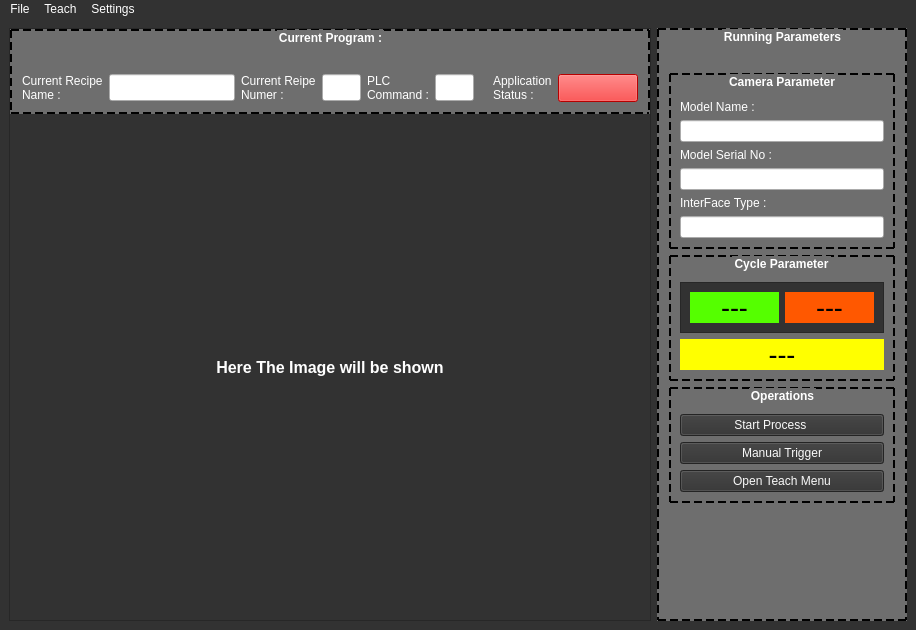
<?xml version="1.0" encoding="UTF-8"?>
<ui version="4.0">
 <class>VisionApp</class>
 <widget class="QMainWindow" name="VisionApp">
  <property name="geometry">
   <rect>
    <x>0</x>
    <y>0</y>
    <width>916</width>
    <height>630</height>
   </rect>
  </property>
  <property name="font">
   <font>
    <bold>false</bold>
   </font>
  </property>
  <property name="windowTitle">
   <string>Vision System</string>
  </property>
  <property name="styleSheet">
   <string notr="true">QWidget{
	color:white;
	background-color: rgb(50, 50, 50);
}</string>
  </property>
  <property name="unifiedTitleAndToolBarOnMac">
   <bool>true</bool>
  </property>
  <widget class="QWidget" name="centralwidget">
   <property name="styleSheet">
    <string notr="true">QWidget{
	background-color: rgb(50, 50, 50);
}</string>
   </property>
   <layout class="QHBoxLayout" name="horizontalLayout">
    <item>
     <widget class="QFrame" name="frame_2">
      <property name="sizePolicy">
       <sizepolicy hsizetype="Expanding" vsizetype="Preferred">
        <horstretch>0</horstretch>
        <verstretch>0</verstretch>
       </sizepolicy>
      </property>
      <property name="frameShape">
       <enum>QFrame::Shape::StyledPanel</enum>
      </property>
      <property name="frameShadow">
       <enum>QFrame::Shadow::Raised</enum>
      </property>
      <layout class="QVBoxLayout" name="verticalLayout_4">
       <property name="spacing">
        <number>0</number>
       </property>
       <property name="leftMargin">
        <number>0</number>
       </property>
       <property name="topMargin">
        <number>0</number>
       </property>
       <property name="rightMargin">
        <number>0</number>
       </property>
       <property name="bottomMargin">
        <number>0</number>
       </property>
       <item>
        <widget class="QGroupBox" name="groupBox_5">
         <property name="font">
          <font>
           <bold>true</bold>
          </font>
         </property>
         <property name="styleSheet">
          <string notr="true">QGroupBox{
	border:2px dashed black;
	color: rgb(255, 255, 255);
	background-color: rgb(110, 110, 110);
}

QLabel{
	color: rgb(255, 255, 255);
	background-color:none;
}

QLineEdit{
	color:rgb(6, 6, 6);
	background-color:none;
}</string>
         </property>
         <property name="title">
          <string>Current Program :</string>
         </property>
         <property name="alignment">
          <set>Qt::AlignmentFlag::AlignCenter</set>
         </property>
         <layout class="QHBoxLayout" name="horizontalLayout_4">
          <property name="topMargin">
           <number>25</number>
          </property>
          <item>
           <widget class="QLabel" name="label_7">
            <property name="text">
             <string>Current Recipe
Name :</string>
            </property>
           </widget>
          </item>
          <item>
           <widget class="QLineEdit" name="lineEdit_4">
            <property name="font">
             <font>
              <pointsize>12</pointsize>
              <bold>true</bold>
             </font>
            </property>
            <property name="text">
             <string/>
            </property>
           </widget>
          </item>
          <item>
           <widget class="QLabel" name="label_12">
            <property name="text">
             <string>Current Reipe
Numer :</string>
            </property>
           </widget>
          </item>
          <item>
           <widget class="QLineEdit" name="lineEdit_5">
            <property name="maximumSize">
             <size>
              <width>72</width>
              <height>16777215</height>
             </size>
            </property>
            <property name="font">
             <font>
              <pointsize>12</pointsize>
              <bold>true</bold>
             </font>
            </property>
            <property name="text">
             <string/>
            </property>
           </widget>
          </item>
          <item>
           <widget class="QLabel" name="label_14">
            <property name="text">
             <string>PLC
Command :</string>
            </property>
           </widget>
          </item>
          <item>
           <widget class="QLineEdit" name="lineEdit_6">
            <property name="maximumSize">
             <size>
              <width>72</width>
              <height>16777215</height>
             </size>
            </property>
            <property name="font">
             <font>
              <pointsize>12</pointsize>
              <bold>true</bold>
             </font>
            </property>
            <property name="text">
             <string/>
            </property>
           </widget>
          </item>
          <item>
           <widget class="QLabel" name="label_13">
            <property name="text">
             <string/>
            </property>
           </widget>
          </item>
          <item>
           <widget class="QLabel" name="label_11">
            <property name="text">
             <string>Application
Status :</string>
            </property>
           </widget>
          </item>
          <item alignment="Qt::AlignmentFlag::AlignLeft">
           <widget class="QPushButton" name="pushButton_3">
            <property name="enabled">
             <bool>true</bool>
            </property>
            <property name="sizePolicy">
             <sizepolicy hsizetype="Expanding" vsizetype="Minimum">
              <horstretch>0</horstretch>
              <verstretch>0</verstretch>
             </sizepolicy>
            </property>
            <property name="minimumSize">
             <size>
              <width>80</width>
              <height>0</height>
             </size>
            </property>
            <property name="styleSheet">
             <string notr="true">QPushButton{
	
	background-color: rgb(255, 0, 0);
}</string>
            </property>
            <property name="text">
             <string/>
            </property>
           </widget>
          </item>
         </layout>
        </widget>
       </item>
       <item>
        <widget class="QLabel" name="OutputImage">
         <property name="sizePolicy">
          <sizepolicy hsizetype="Preferred" vsizetype="Expanding">
           <horstretch>0</horstretch>
           <verstretch>0</verstretch>
          </sizepolicy>
         </property>
         <property name="font">
          <font>
           <pointsize>12</pointsize>
           <bold>true</bold>
          </font>
         </property>
         <property name="styleSheet">
          <string notr="true">QLabel{
	color:white;
}</string>
         </property>
         <property name="text">
          <string>Here The Image will be shown</string>
         </property>
         <property name="alignment">
          <set>Qt::AlignmentFlag::AlignCenter</set>
         </property>
        </widget>
       </item>
      </layout>
     </widget>
    </item>
    <item alignment="Qt::AlignmentFlag::AlignRight">
     <widget class="QGroupBox" name="groupBox">
      <property name="minimumSize">
       <size>
        <width>250</width>
        <height>0</height>
       </size>
      </property>
      <property name="font">
       <font>
        <bold>true</bold>
       </font>
      </property>
      <property name="styleSheet">
       <string notr="true">QGroupBox{
	border:2px dashed black;
	color: rgb(255, 255, 255);
	background-color: rgb(110, 110, 110);
}

QLabel{
	color: rgb(255, 255, 255);
	background-color:none;
}

QLineEdit{
	color:rgb(16, 255, 12);
	background-color:none;
}</string>
      </property>
      <property name="title">
       <string>Running Parameters</string>
      </property>
      <property name="alignment">
       <set>Qt::AlignmentFlag::AlignCenter</set>
      </property>
      <layout class="QVBoxLayout" name="verticalLayout_3">
       <property name="topMargin">
        <number>25</number>
       </property>
       <item>
        <widget class="QGroupBox" name="groupBox_2">
         <property name="font">
          <font>
           <bold>true</bold>
          </font>
         </property>
         <property name="title">
          <string>Camera Parameter</string>
         </property>
         <property name="alignment">
          <set>Qt::AlignmentFlag::AlignCenter</set>
         </property>
         <layout class="QVBoxLayout" name="verticalLayout">
          <property name="topMargin">
           <number>25</number>
          </property>
          <item>
           <widget class="QLabel" name="label_2">
            <property name="text">
             <string>Model Name :</string>
            </property>
           </widget>
          </item>
          <item>
           <widget class="QLineEdit" name="lineEdit">
            <property name="alignment">
             <set>Qt::AlignmentFlag::AlignCenter</set>
            </property>
            <property name="readOnly">
             <bool>true</bool>
            </property>
           </widget>
          </item>
          <item>
           <widget class="QLabel" name="label_3">
            <property name="text">
             <string>Model Serial No :</string>
            </property>
           </widget>
          </item>
          <item>
           <widget class="QLineEdit" name="lineEdit_2">
            <property name="alignment">
             <set>Qt::AlignmentFlag::AlignCenter</set>
            </property>
            <property name="readOnly">
             <bool>true</bool>
            </property>
           </widget>
          </item>
          <item>
           <widget class="QLabel" name="label_4">
            <property name="text">
             <string>InterFace Type :</string>
            </property>
           </widget>
          </item>
          <item>
           <widget class="QLineEdit" name="lineEdit_3">
            <property name="alignment">
             <set>Qt::AlignmentFlag::AlignCenter</set>
            </property>
            <property name="readOnly">
             <bool>true</bool>
            </property>
           </widget>
          </item>
         </layout>
         <zorder>lineEdit</zorder>
         <zorder>label_2</zorder>
         <zorder>label_3</zorder>
         <zorder>label_4</zorder>
         <zorder>lineEdit_2</zorder>
         <zorder>lineEdit_3</zorder>
        </widget>
       </item>
       <item>
        <widget class="QGroupBox" name="groupBox_3">
         <property name="font">
          <font>
           <bold>true</bold>
          </font>
         </property>
         <property name="title">
          <string>Cycle Parameter</string>
         </property>
         <property name="alignment">
          <set>Qt::AlignmentFlag::AlignCenter</set>
         </property>
         <layout class="QVBoxLayout" name="verticalLayout_2">
          <property name="topMargin">
           <number>25</number>
          </property>
          <item>
           <widget class="QFrame" name="frame">
            <property name="frameShape">
             <enum>QFrame::Shape::StyledPanel</enum>
            </property>
            <property name="frameShadow">
             <enum>QFrame::Shadow::Raised</enum>
            </property>
            <layout class="QHBoxLayout" name="horizontalLayout_2">
             <item>
              <widget class="QLabel" name="label">
               <property name="font">
                <font>
                 <pointsize>20</pointsize>
                </font>
               </property>
               <property name="styleSheet">
                <string notr="true">QLabel{
	color:black;
	background-color: rgb(85, 255, 0);
}</string>
               </property>
               <property name="text">
                <string>---</string>
               </property>
               <property name="alignment">
                <set>Qt::AlignmentFlag::AlignCenter</set>
               </property>
              </widget>
             </item>
             <item>
              <widget class="QLabel" name="label_5">
               <property name="font">
                <font>
                 <pointsize>20</pointsize>
                </font>
               </property>
               <property name="styleSheet">
                <string notr="true">QLabel{
		color:black;
	background-color: rgb(255, 88, 0);
}</string>
               </property>
               <property name="text">
                <string>---</string>
               </property>
               <property name="alignment">
                <set>Qt::AlignmentFlag::AlignCenter</set>
               </property>
              </widget>
             </item>
            </layout>
           </widget>
          </item>
          <item>
           <widget class="QLabel" name="label_6">
            <property name="font">
             <font>
              <pointsize>20</pointsize>
             </font>
            </property>
            <property name="styleSheet">
             <string notr="true">QLabel{
	color:black;
	background-color: rgb(255, 255, 0);
}</string>
            </property>
            <property name="text">
             <string>---</string>
            </property>
            <property name="alignment">
             <set>Qt::AlignmentFlag::AlignCenter</set>
            </property>
           </widget>
          </item>
         </layout>
        </widget>
       </item>
       <item>
        <widget class="QGroupBox" name="groupBox_4">
         <property name="font">
          <font>
           <bold>true</bold>
          </font>
         </property>
         <property name="title">
          <string>Operations</string>
         </property>
         <property name="alignment">
          <set>Qt::AlignmentFlag::AlignCenter</set>
         </property>
         <layout class="QVBoxLayout" name="verticalLayout_5">
          <property name="topMargin">
           <number>25</number>
          </property>
          <item>
           <widget class="QPushButton" name="pushButton_4">
            <property name="styleSheet">
             <string notr="true">QPushButton{
	color: rgb(249, 249, 249);
}

QPushButton::hover{
	background-color: rgb(130, 130, 130);
}

QPushButton::checked{
	background-color: rgb(124, 255, 64);
}</string>
            </property>
            <property name="text">
             <string> Start Process        </string>
            </property>
            <property name="icon">
             <iconset resource="StaticAssets.qrc">
              <normaloff>:/Icons/Assets/Icons/icons8-start-64.png</normaloff>:/Icons/Assets/Icons/icons8-start-64.png</iconset>
            </property>
            <property name="iconSize">
             <size>
              <width>40</width>
              <height>40</height>
             </size>
            </property>
            <property name="shortcut">
             <string>Return</string>
            </property>
            <property name="checkable">
             <bool>true</bool>
            </property>
           </widget>
          </item>
          <item>
           <widget class="QPushButton" name="pushButton">
            <property name="styleSheet">
             <string notr="true">QPushButton{
	color: rgb(249, 249, 249);
}

QPushButton::hover{
	background-color: rgb(130, 130, 130);
}</string>
            </property>
            <property name="text">
             <string>Manual Trigger</string>
            </property>
            <property name="icon">
             <iconset resource="StaticAssets.qrc">
              <normaloff>:/Icons/Assets/Icons/icons8-light-switch-64 (1).png</normaloff>:/Icons/Assets/Icons/icons8-light-switch-64 (1).png</iconset>
            </property>
            <property name="iconSize">
             <size>
              <width>40</width>
              <height>40</height>
             </size>
            </property>
            <property name="shortcut">
             <string>Return</string>
            </property>
           </widget>
          </item>
          <item>
           <widget class="QPushButton" name="pushButton_2">
            <property name="styleSheet">
             <string notr="true">QPushButton{
	color: rgb(249, 249, 249);
}

QPushButton::hover{
	background-color: rgb(130, 130, 130);
}</string>
            </property>
            <property name="text">
             <string>Open Teach Menu</string>
            </property>
            <property name="icon">
             <iconset resource="StaticAssets.qrc">
              <normaloff>:/Icons/Assets/Icons/icons8-abc-block-100.png</normaloff>:/Icons/Assets/Icons/icons8-abc-block-100.png</iconset>
            </property>
            <property name="iconSize">
             <size>
              <width>40</width>
              <height>40</height>
             </size>
            </property>
           </widget>
          </item>
         </layout>
        </widget>
       </item>
       <item>
        <spacer name="verticalSpacer">
         <property name="orientation">
          <enum>Qt::Orientation::Vertical</enum>
         </property>
         <property name="sizeHint" stdset="0">
          <size>
           <width>20</width>
           <height>40</height>
          </size>
         </property>
        </spacer>
       </item>
      </layout>
     </widget>
    </item>
   </layout>
  </widget>
  <widget class="QMenuBar" name="menubar">
   <property name="geometry">
    <rect>
     <x>0</x>
     <y>0</y>
     <width>916</width>
     <height>33</height>
    </rect>
   </property>
   <widget class="QMenu" name="menuFile">
    <property name="font">
     <font>
      <bold>true</bold>
     </font>
    </property>
    <property name="title">
     <string>File</string>
    </property>
    <addaction name="actionCreateOrModifyRecipe"/>
    <addaction name="actionLoad_Image_2"/>
    <addaction name="actionSave_Current_Image_2"/>
   </widget>
   <widget class="QMenu" name="menuTeach">
    <property name="font">
     <font>
      <bold>true</bold>
     </font>
    </property>
    <property name="title">
     <string>Teach</string>
    </property>
    <addaction name="actionOpen_Teaching_Window"/>
   </widget>
   <widget class="QMenu" name="menuSettings">
    <property name="font">
     <font>
      <bold>true</bold>
     </font>
    </property>
    <property name="title">
     <string>Settings</string>
    </property>
    <addaction name="actionOpen_Device_Settings"/>
   </widget>
   <addaction name="menuFile"/>
   <addaction name="menuTeach"/>
   <addaction name="menuSettings"/>
  </widget>
  <action name="actionSave_Current_Image">
   <property name="text">
    <string>Load Program</string>
   </property>
  </action>
  <action name="actionCreateOrModifyRecipe">
   <property name="text">
    <string>Create Or Modify Recipe</string>
   </property>
  </action>
  <action name="actionOpen_Teaching_Window">
   <property name="text">
    <string>Open Teaching Window</string>
   </property>
   <property name="font">
    <font>
     <bold>true</bold>
    </font>
   </property>
  </action>
  <action name="actionOpen_Device_Settings">
   <property name="checkable">
    <bool>false</bool>
   </property>
   <property name="text">
    <string>Open Device Settings</string>
   </property>
  </action>
  <action name="actionLoad_Image_2">
   <property name="text">
    <string>Load Image</string>
   </property>
  </action>
  <action name="actionSave_Current_Image_2">
   <property name="text">
    <string>Save Current Image</string>
   </property>
  </action>
  <action name="actionPLC_Device_Settings">
   <property name="text">
    <string>PLC Device Settings</string>
   </property>
  </action>
 </widget>
 <resources>
  <include location="StaticAssets.qrc"/>
 </resources>
 <connections/>
</ui>
